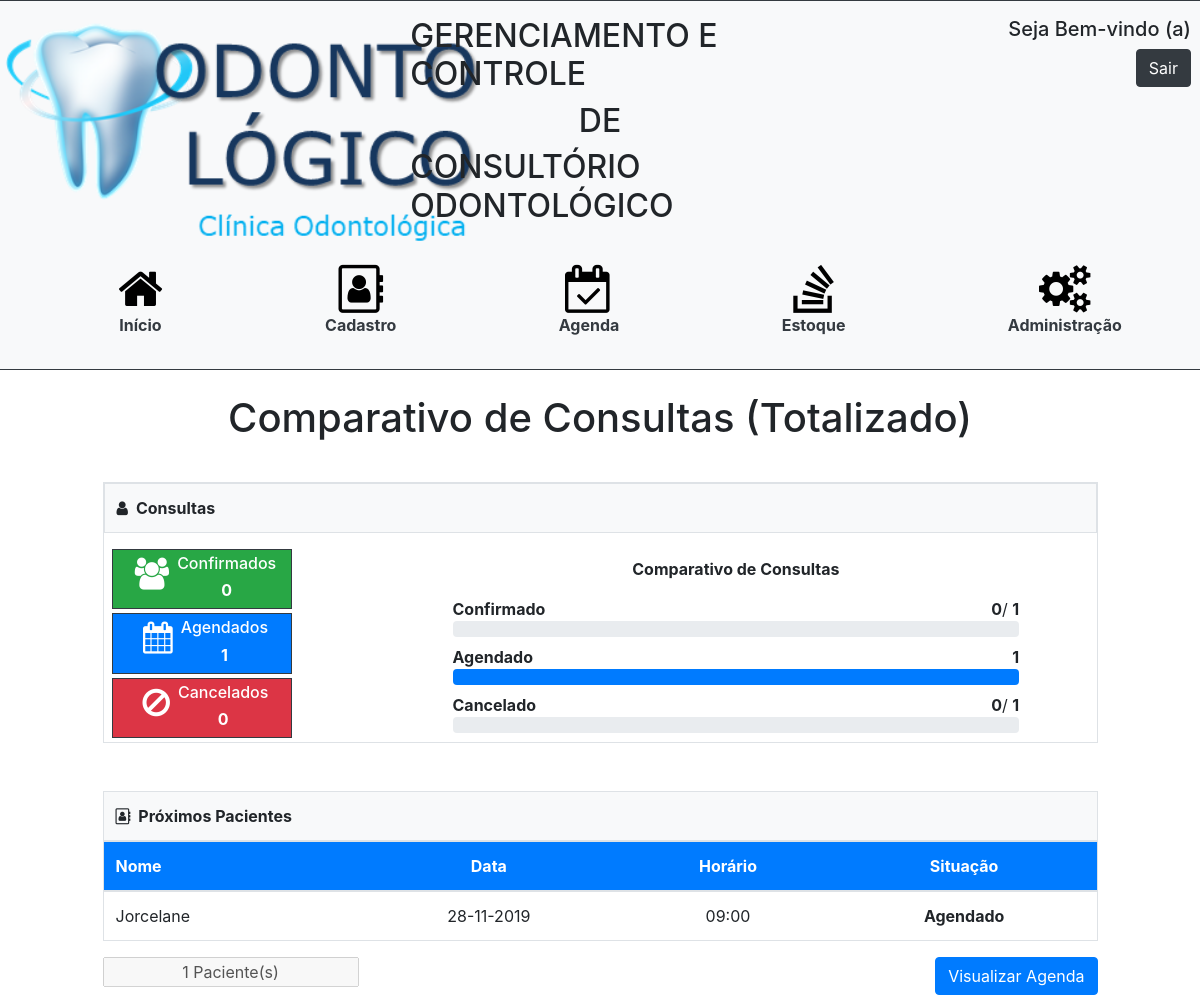
Screenshot of /comparativo.php (signed in) with the database file from the repository.
### tables this page shows
CREATE TABLE `atendimento` (
  `id` int(11) NOT NULL,
  `paciente_id` int(11) DEFAULT NULL,
  `dentista_id` int(11) DEFAULT NULL,
  `data` date DEFAULT NULL,
  `descricao` text,
  `hora` time DEFAULT '00:00:00',
  `situacao` varchar(30) DEFAULT NULL
);

CREATE TABLE `paciente` (
  `id` int(11) NOT NULL,
  `nome` varchar(255) DEFAULT NULL,
  `email` varchar(255) DEFAULT NULL,
  `cpf` varchar(15) NOT NULL,
  `rg` varchar(15) NOT NULL,
  `telefone` varchar(15) NOT NULL,
  `celular` varchar(15) NOT NULL,
  `cep` varchar(15) NOT NULL,
  `endereco` varchar(100) NOT NULL,
  `bairro` varchar(50) NOT NULL,
  `nascimento` date NOT NULL,
  `cidade` varchar(30) NOT NULL,
  `uf` varchar(5) DEFAULT NULL,
  `doencabase` varchar(255) DEFAULT NULL,
  `alergia` varchar(255) DEFAULT NULL,
  `medicamentos` varchar(255) DEFAULT NULL,
  `cirurgia` varchar(255) DEFAULT NULL,
  `internacoes` varchar(255) DEFAULT NULL,
  `pa` varchar(255) DEFAULT NULL,
  `queixaprinc` varchar(255) DEFAULT NULL,
  `situacaoficha` varchar(10) NOT NULL,
  `orcamento` varchar(5) NOT NULL,
  `complemento` varchar(100) NOT NULL
);

### comparativo.php (the view, shortened to what this page needs)
<!DOCTYPE html>
<html>
	<head>
		<link rel="stylesheet" href="https://stackpath.bootstrapcdn.com/bootstrap/4.3.1/css/bootstrap.min.css">
		<link rel="stylesheet" href="https://cdnjs.cloudflare.com/ajax/libs/font-awesome/4.7.0/css/font-awesome.min.css">
		<link rel="stylesheet" type="text/css" href="styleHome.css">
		<link rel="stylesheet" type="text/css" href="styleHeader.css">
</head>
<body>
<?php include "header.php"?>
 <h1 class = "text-center mb-3">Comparativo de Consultas (Totalizado)</h1>
<div class = "row">
	<div class = "col"></div>
    <div class = "col-lg-10 mt-4">
		<div class = "border">
			<table class = "table border">
			  	<tr class = "bg-light">
			  		<th><i class = "fa fa-user mr-2" aria-hidden="true"></i>Consultas</th>
			  	</tr>
			</table>
			<div class="row">
				<div class = "col-md-4 d-none d-lg-block w-100">
					<div class="bd-highlight ml-2">
						<?php
							include_once 'conexao.php';
	                        $sql = "SELECT COUNT(situacao) AS confirmados FROM atendimento WHERE situacao = 'Confirmado'";
	                        $busca = mysqli_query($con, $sql);
	                        if(mysqli_num_rows($busca) == 1){
								$row = mysqli_fetch_array($busca);
								$confirmado = $row['confirmados'];
						?>
						<div id = "real" class="d-inline-flex bg-success border border-dark mb-1 justify-content-center text-white">
							 <i class = "fa fa-users fa-2x m-2" aria-hidden="true"></i>
                            <span class = "estudos text-white mt-1">
                                <h6 class = "text-center">Confirmados</h6>
                                <h6 class = "text-center"><b><?php echo $row['confirmados']?></b></h6>
                            </span>
						</div><br>
						<?php } ?>
						<?php
							include_once 'conexao.php';
	                        $sql = "SELECT COUNT(situacao) AS agendado FROM atendimento";
	                        $busca = mysqli_query($con, $sql);
	                        if(mysqli_num_rows($busca) == 1){
								$array = mysqli_fetch_array($busca);
								$agendado = $array['agendado'];
						?>
						<div id = "agen" class="d-inline-flex bg-primary border border-dark mb-1 justify-content-center text-white">
							<i class = "fa fa-calendar fa-2x m-2" aria-hidden="true"></i>
                            <span class = "estudos">
                                <h6 class = "text-center pt-1">Agendados</h6>
                                <h6 class = "text-center"><b><?php echo $array['agendado']?></b></h6>
                            </span>
						</div><br>
						<?php }?>
						<?php
							include_once 'conexao.php';
	                        $sql = "SELECT COUNT(situacao) AS cancelado FROM atendimento WHERE situacao = 'Cancelado'";
	                        $busca = mysqli_query($con, $sql);
	                        if(mysqli_num_rows($busca) == 1){
								$rows = mysqli_fetch_array($busca);
								$cancelado = $rows['cancelado'];
						?>
						<div id = "canc" class="d-inline-flex bg-danger border border-dark mb-1 justify-content-center text-white">
							<i class = "fa fa-ban fa-2x m-2" aria-hidden="true"></i>
                            <span class = "estudos">
                                <h6 class = "text-center pt-1">Cancelados</h6>
                                <h6 class = "text-center"><b><?php echo $rows['cancelado']?></b></h6>
                            </span>
						</div>
						<?php } ?>
					</div>
				</div>
				<div class = "col-md-7 ml-2 w-50">
					<p class="text-center mt-2">
                    	<strong>Comparativo de Consultas</strong>
                    </p>
					<div class="progress-group mt-2">
						<b>Confirmado</b>
						<span class="float-right"><b><?php echo $confirmado?></b>/ <b><?php  echo $agendado ?></b></span>
						<div class="progress progress-sm">
						</div>
					</div>
					<div class="progress-group mt-2">
						<b>Agendado</b>
						<span class="float-right"><b><?php echo $agendado?></b></span>
						<div class="progress progress-sm">
							<div class="progress-bar bg-primary" style="width: 100%"></div>
						</div>
					</div>
					<div class="progress-group mt-2">
						<b>Cancelado</b>
						<span class="float-right"><b><?php echo $cancelado?></b>/ <b><?php echo $agendado?></b></span>
						<div class="progress progress-sm">
						</div>
					</div>
				</div>
			</div>
		</div>
	</div>
	<div class = "col"></div>
</div>
<div class = "row">
	<div class = "col"></div>
     <div class = "col-lg-10 mt-5 overflow-auto" style = "max-height: 400px">
		    	<table class="table border table-hover">
		    		<thead>
		    			<tr class = "bg-light">
		    				<th colspan = "4" ><i class="fa fa-address-book-o mr-2" aria-hidden="true"></i>Próximos Pacientes</th>
		    			</tr>
		    		</thead>
					<thead>
						<tr class = "bg-primary text-white">
							<th scope="col">Nome</th>
							<th class = "text-center" scope = "col">Data</th>
							<th class = "text-center" scope="col">Horário</th>
							<th class = "text-center" scope="col">Situação</th>
						</tr>
					</thead>
					<tbody>
							<?php
								include_once 'conexao.php';
	                            $sql = "SELECT
										a.id AS atendimento_id,
									    a.hora AS atendimento_hora,
									    a.data AS atendimento_data,
									    p.nome AS paciente_nome,
									    a.situacao AS situacao_paciente
									    FROM paciente p, atendimento a
									    WHERE
									    p.id = a.paciente_id ORDER BY atendimento_data, atendimento_hora ASC";
                                $busca = mysqli_query($con, $sql);
                                while($array = mysqli_fetch_array($busca)){
                                	$nome = $array['paciente_nome'];
                                	$horario = substr($array['atendimento_hora'], 0, -3);
                                	$situacao = $array['situacao_paciente'];
                                	$data1 = $array['atendimento_data'];
                                	$data = explode('-', $data1);
                                	$newData = $data[2] . "-" . $data[1]. "-" . $data[0];
                            ?>
                        <tr>
							<td><?php echo $nome ?></td>
							<td class = "text-center"><?php echo $newData?></td>
							<td class = "text-center"><?php echo $horario?></td>
							<td class = "text-center"><b><?php echo $situacao?></b></td>
						</tr>
					<?php }?>
					</tbody>
				</table>
		    	<span>
		    		<?php
					include_once 'conexao.php';
                    $sql = "SELECT
							a.id AS atendimento_id,
						    a.hora AS atendimento_hora,
						    COUNT(p.nome) AS paciente_nome,
						    a.situacao AS situacao_paciente
						    FROM paciente p, atendimento a
						    WHERE
						    p.id = a.paciente_id";
                    $busca = mysqli_query($con, $sql);
                    while($array = mysqli_fetch_array($busca)){
                    	$quantidade = $array['paciente_nome'];
                    };
                    ?>
					<input class = "text-center" type = "text" value = "<?php echo $quantidade?> Paciente(s)" disabled>
				</span>
				<span>
					<a href= "agenda.php"><input class = "btn btn-primary float-right" type = "submit" value = "Visualizar Agenda"></a>
				</span>
			</div>
			<div class = "col"></div>
		</div>
</body>
</html>

### styleHome.css (style rules this page uses)
#real, #agen, #conf, #canc { width:180px; display:block; }
#real, #agen, #conf, #canc h6 { text-align:center; }
.estudos { font-size: 10px; font-style:bold; }

### rows the page displays
atendimento: paciente.nome "Jorcelane", data "28-11-2019", hora "09:00", situacao "Agendado"

### other values shown
$row['confirmados'] "0"
$array['agendado'] "1"
$rows['cancelado'] "0"
$confirmado "0"
$agendado "1"
$cancelado "0"
